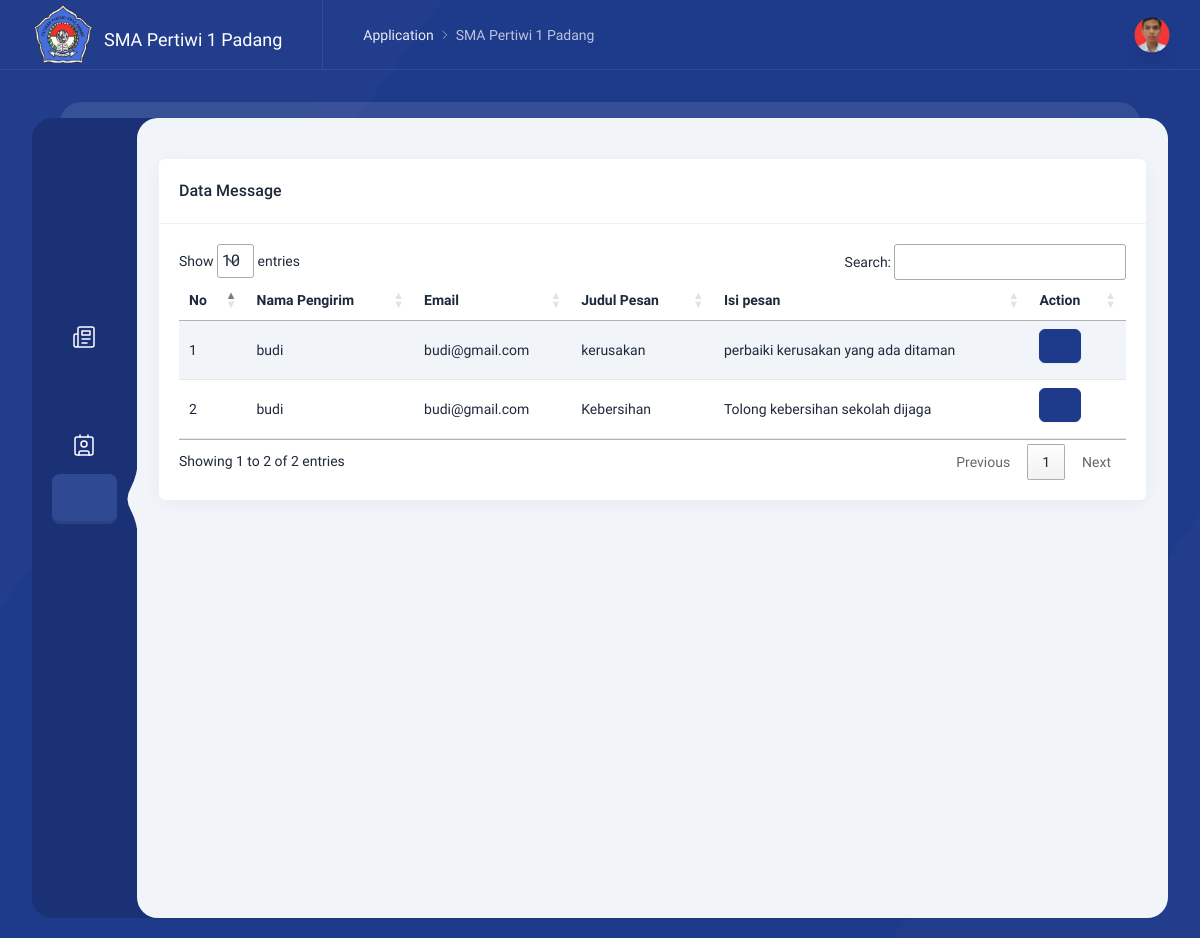
The app's page /admin/index.php?page=message/index (signed in) with its own data.
### tables this page shows
CREATE TABLE `pesan` (
  `id_pesan` int(11) NOT NULL AUTO_INCREMENT,
  `nama_pengirim` varchar(255) NOT NULL,
  `email` varchar(255) NOT NULL,
  `judul` varchar(255) NOT NULL,
  `isi_pesan` text NOT NULL,
  `tanggal_create` date NOT NULL,
  PRIMARY KEY (`id_pesan`)
);

### admin/index.php (called while the page is built, shortened)
<?php
include "layout/header.php";
include  "content.php";
include "layout/footer.php";

### admin/message/index.php (the view, shortened to what this page needs)
<div class="content">
    <div class="grid grid-cols-12 gap-6 mt-5">
        <div class="intro-y col-span-12 lg:col-span-12">
            <div class="intro-y box mt-5">
                <div class="flex flex-col sm:flex-row items-center p-5 border-b border-slate-200/60">
                    <h2 class="font-medium text-base mr-auto">
                        Data Message
                    </h2>
                </div>
                <div class="p-5" id="striped-rows-table">
                    <div class="preview">
                        <div class="overflow-x-auto">
                            <table id="datatable" class="table table-striped">
                                <thead>
                                    <tr>
                                        <th>No</th>
                                        <th>Nama Pengirim</th>
                                        <th>Email</th>
                                        <th>Judul Pesan</th>
                                        <th>Isi pesan</th>
                                        <th>Action</th>
                                    </tr>
                                </thead>
                                <tbody>
                                    <?php
                                       $no = 1;
                                       $query = mysqli_query($koneksi, "SELECT * FROM pesan ORDER BY id_pesan DESC");
                                       while ($data =  mysqli_fetch_array($query)) {
                                       ?>
                                        <tr>
                                            <td><?php echo $no++ ?></td>
                                            <td> <?php echo $data['nama_pengirim'] ?></td>
                                            <td> <?php echo $data['email'] ?></td>
                                            <td> <?php echo $data['judul'] ?></td>
                                            <td> <?php echo substr($data['isi_pesan'], 0, 50)  ?></td>
                                            <td>
                                                <a data-tw-toggle="modal"
                                                    data-tw-target="#update-header-footer-modal-preview-<?php echo $data['id_pesan']; ?>"
                                                    class="btn btn-primary mr-1 mb-2">
                                                    <i data-lucide="message-circle" class="w-4 h-4"></i>
                                                </a>
                                            </td>
                                        </tr>
                                        <div id="update-header-footer-modal-preview-<?php echo $data['id_pesan']; ?>" class="modal"
                                            tabindex="-1" aria-hidden="true">
                                        <?php } ?>
                                </tbody>
                            </table>
                        </div>
                    </div>
                </div>
            </div>
        </div>
    </div>

### records on screen
pesan: nama_pengirim "budi", email "budi@gmail.com", judul "kerusakan", isi_pesan "perbaiki kerusakan yang ada ditaman"
pesan: nama_pengirim "budi", email "budi@gmail.com", judul "Kebersihan", isi_pesan "Tolong kebersihan sekolah dijaga"
